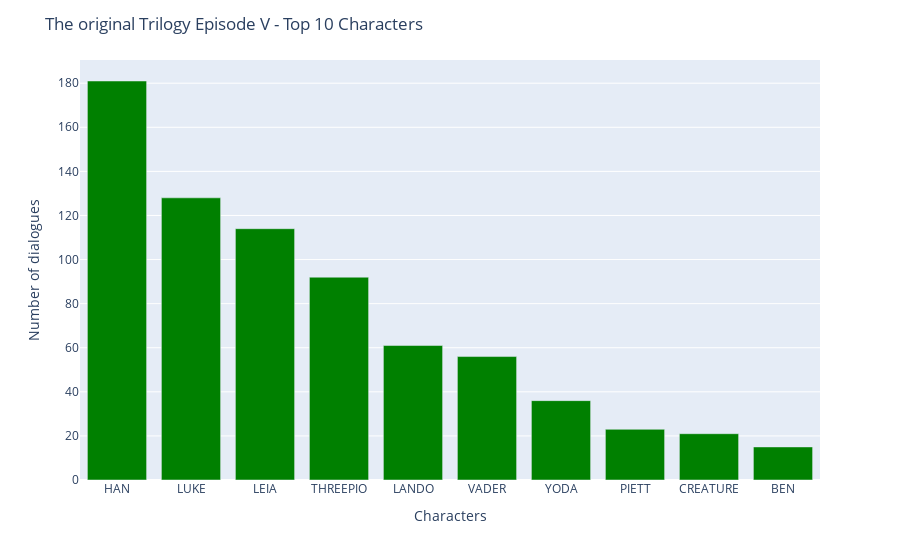

Notebook code for this chart:
### Code cell
fig_2 = px.bar(top_chrctr_epi5, x=top_chrctr_epi5.index, y=top_chrctr_epi5.character)
fig_2.update_traces(marker_color='green')
fig_2.update_layout(
        title_text='The original Trilogy Episode V - Top 10 Characters',xaxis_title="Characters",
    yaxis_title="Number of dialogues",
)
fig_2.show()

### Figure 1 — Plotly figure (JSON) as saved in the notebook; plotly's stock layout.template omitted (floating-point values rounded to 4 significant figures)
{"data": [{"alignmentgroup": "True", "hovertemplate": "index=%{x}<br>character=%{y}<extra></extra>", "legendgroup": "", "marker": {"color": "green", "pattern": {"shape": ""}}, "name": "", "offsetgroup": "", "orientation": "v", "showlegend": false, "textposition": "auto", "type": "bar", "x": ["HAN", "LUKE", "LEIA", "THREEPIO", "LANDO", "VADER", "YODA", "PIETT", "CREATURE", "BEN"], "xaxis": "x", "y": [181, 128, 114, 92, 61, 56, 36, 23, 21, 15], "yaxis": "y"}], "layout": {"barmode": "relative", "legend": {"tracegroupgap": 0}, "margin": {"t": 60}, "title": {"text": "The original Trilogy Episode V - Top 10 Characters"}, "xaxis": {"anchor": "y", "domain": [0, 1], "title": {"text": "Characters"}}, "yaxis": {"anchor": "x", "domain": [0, 1], "title": {"text": "Number of dialogues"}}}}
